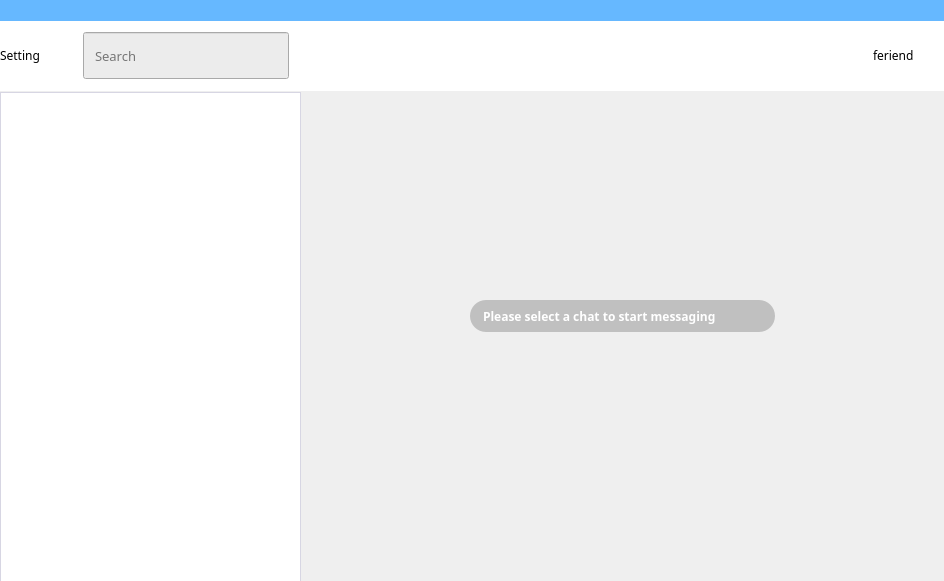
<?xml version="1.0" encoding="UTF-8"?>
<ui version="4.0">
 <class>LLK</class>
 <widget class="QMainWindow" name="LLK">
  <property name="geometry">
   <rect>
    <x>0</x>
    <y>0</y>
    <width>944</width>
    <height>581</height>
   </rect>
  </property>
  <property name="minimumSize">
   <size>
    <width>806</width>
    <height>581</height>
   </size>
  </property>
  <property name="font">
   <font>
    <family>Microsoft JhengHei</family>
   </font>
  </property>
  <property name="windowTitle">
   <string>LLK</string>
  </property>
  <property name="layoutDirection">
   <enum>Qt::LeftToRight</enum>
  </property>
  <widget class="QWidget" name="centralWidget">
   <widget class="QLabel" name="label">
    <property name="geometry">
     <rect>
      <x>0</x>
      <y>0</y>
      <width>944</width>
      <height>21</height>
     </rect>
    </property>
    <property name="styleSheet">
     <string notr="true">background-color: rgb(102, 184, 255);</string>
    </property>
    <property name="text">
     <string/>
    </property>
   </widget>
   <widget class="QListView" name="listView">
    <property name="geometry">
     <rect>
      <x>0</x>
      <y>92</y>
      <width>301</width>
      <height>490</height>
     </rect>
    </property>
    <property name="minimumSize">
     <size>
      <width>191</width>
      <height>468</height>
     </size>
    </property>
    <property name="maximumSize">
     <size>
      <width>350</width>
      <height>16777215</height>
     </size>
    </property>
    <property name="styleSheet">
     <string notr="true">border: 0.5px solid #d7d6e3;</string>
    </property>
    <property name="frameShape">
     <enum>QFrame::NoFrame</enum>
    </property>
    <property name="frameShadow">
     <enum>QFrame::Plain</enum>
    </property>
    <property name="verticalScrollBarPolicy">
     <enum>Qt::ScrollBarAlwaysOff</enum>
    </property>
    <property name="horizontalScrollBarPolicy">
     <enum>Qt::ScrollBarAlwaysOff</enum>
    </property>
    <property name="selectionMode">
     <enum>QAbstractItemView::SingleSelection</enum>
    </property>
   </widget>
   <widget class="QLabel" name="label_Status">
    <property name="geometry">
     <rect>
      <x>302</x>
      <y>20</y>
      <width>261</width>
      <height>71</height>
     </rect>
    </property>
    <property name="minimumSize">
     <size>
      <width>0</width>
      <height>71</height>
     </size>
    </property>
    <property name="maximumSize">
     <size>
      <width>16777215</width>
      <height>71</height>
     </size>
    </property>
    <property name="sizeIncrement">
     <size>
      <width>0</width>
      <height>0</height>
     </size>
    </property>
    <property name="font">
     <font>
      <pointsize>14</pointsize>
     </font>
    </property>
    <property name="styleSheet">
     <string notr="true">padding: 20px;</string>
    </property>
    <property name="text">
     <string/>
    </property>
   </widget>
   <widget class="QListView" name="listView_noAction">
    <property name="geometry">
     <rect>
      <x>0</x>
      <y>20</y>
      <width>944</width>
      <height>71</height>
     </rect>
    </property>
    <property name="styleSheet">
     <string notr="true">border: 0.5px solid #FFFFFF</string>
    </property>
   </widget>
   <widget class="QLabel" name="label_manage">
    <property name="geometry">
     <rect>
      <x>873</x>
      <y>20</y>
      <width>71</width>
      <height>71</height>
     </rect>
    </property>
    <property name="text">
     <string>feriend</string>
    </property>
   </widget>
   <widget class="QLabel" name="label_setting">
    <property name="geometry">
     <rect>
      <x>0</x>
      <y>20</y>
      <width>71</width>
      <height>71</height>
     </rect>
    </property>
    <property name="text">
     <string>Setting</string>
    </property>
   </widget>
   <widget class="QLineEdit" name="lineEditSearch">
    <property name="geometry">
     <rect>
      <x>71</x>
      <y>20</y>
      <width>230</width>
      <height>71</height>
     </rect>
    </property>
    <property name="font">
     <font>
      <family>Microsoft JhengHei</family>
      <pointsize>10</pointsize>
     </font>
    </property>
    <property name="styleSheet">
     <string notr="true">margin:12px;
background-color: rgb(236, 236, 236);
padding:9px;
</string>
    </property>
    <property name="text">
     <string/>
    </property>
    <property name="placeholderText">
     <string>Search</string>
    </property>
   </widget>
   <widget class="QLabel" name="label_6">
    <property name="geometry">
     <rect>
      <x>470</x>
      <y>300</y>
      <width>305</width>
      <height>32</height>
     </rect>
    </property>
    <property name="font">
     <font>
      <family>Microsoft JhengHei</family>
      <weight>75</weight>
      <bold>true</bold>
     </font>
    </property>
    <property name="styleSheet">
     <string notr="true">color: rgb(255, 255, 255);
background-color: rgba(0, 0, 0, 50);
border-radius:16px;
padding:4px 10px 4px 10px;</string>
    </property>
    <property name="text">
     <string>Please select a chat to start messaging</string>
    </property>
   </widget>
   <widget class="QLabel" name="label_EMAIL">
    <property name="geometry">
     <rect>
      <x>563</x>
      <y>20</y>
      <width>310</width>
      <height>71</height>
     </rect>
    </property>
    <property name="minimumSize">
     <size>
      <width>0</width>
      <height>71</height>
     </size>
    </property>
    <property name="maximumSize">
     <size>
      <width>16777215</width>
      <height>71</height>
     </size>
    </property>
    <property name="font">
     <font>
      <family>Microsoft JhengHei</family>
     </font>
    </property>
    <property name="styleSheet">
     <string notr="true">padding-left: 20px;
padding-right: 20px;
padding-top: 30px;
padding-bottom: 10px;</string>
    </property>
    <property name="text">
     <string/>
    </property>
   </widget>
   <zorder>listView_noAction</zorder>
   <zorder>label</zorder>
   <zorder>listView</zorder>
   <zorder>label_Status</zorder>
   <zorder>label_manage</zorder>
   <zorder>label_setting</zorder>
   <zorder>lineEditSearch</zorder>
   <zorder>label_6</zorder>
   <zorder>label_EMAIL</zorder>
  </widget>
 </widget>
 <layoutdefault spacing="6" margin="11"/>
 <resources/>
 <connections/>
</ui>
